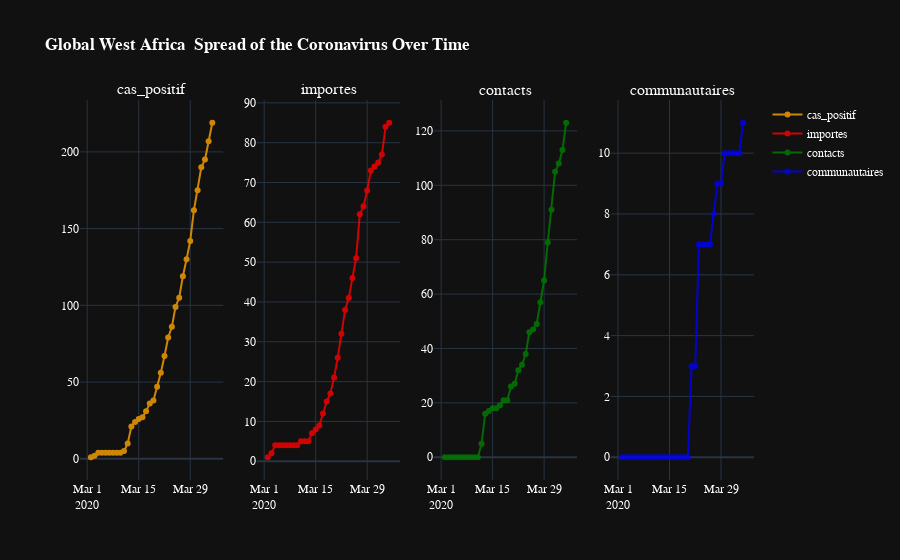

The notebook cell saved with this chart:
### Code cell
date_c = df.groupby('date')['cas_positif','importes','contacts','communautaires'].sum().reset_index()


from plotly.subplots import make_subplots
fig = make_subplots(rows=1, cols=4, subplot_titles=("cas_positif", "importes", "contacts",'communautaires'))

trace1 = go.Scatter(
                x=date_c['date'],
                y=date_c['cas_positif'].cumsum(),
                name="cas_positif",
                line_color='orange',
                mode='lines+markers',
                opacity=0.8)
trace2 = go.Scatter(
                x=date_c['date'],
                y=date_c['importes'].cumsum(),
                name="importes",
                line_color='red',
                mode='lines+markers',
                opacity=0.8)

trace3 = go.Scatter(
                x=date_c['date'],
                y=date_c['contacts'].cumsum(),
                name="contacts",
                mode='lines+markers',
                line_color='green',
                opacity=0.8)

trace4 = go.Scatter(
                x=date_c['date'],
                y=date_c['communautaires'].cumsum(),
                name="communautaires",
                line_color='blue',
                mode='lines+markers',
                opacity=0.8)

fig.append_trace(trace1, 1, 1)
fig.append_trace(trace2, 1, 2)
fig.append_trace(trace3, 1, 3)
fig.append_trace(trace4, 1, 4)
fig.update_layout(template="plotly_dark",title_text = '<b>Global West Africa  Spread of the Coronavirus Over Time </b>',
                  font=dict(family="Arial, Balto, Courier New, Droid Sans",color='white'))
fig.show()

### Figure 1 — Plotly figure (JSON) as saved in the notebook; plotly's stock layout.template omitted (floating-point values rounded to 4 significant figures)
{"data": [{"line": {"color": "orange"}, "mode": "lines+markers", "name": "cas_positif", "opacity": 0.8, "type": "scatter", "x": ["2020-03-02T00:00:00", "2020-03-03T00:00:00", "2020-03-04T00:00:00", "2020-03-05T00:00:00", "2020-03-06T00:00:00", "2020-03-07T00:00:00", "2020-03-08T00:00:00", "2020-03-09T00:00:00", "2020-03-10T00:00:00", "2020-03-11T00:00:00", "2020-03-12T00:00:00", "2020-03-13T00:00:00", "2020-03-14T00:00:00", "2020-03-15T00:00:00", "2020-03-16T00:00:00", "2020-03-17T00:00:00", "2020-03-18T00:00:00", "2020-03-19T00:00:00", "2020-03-20T00:00:00", "2020-03-21T00:00:00", "2020-03-22T00:00:00", "2020-03-23T00:00:00", "2020-03-24T00:00:00", "2020-03-25T00:00:00", "2020-03-26T00:00:00", "2020-03-27T00:00:00", "2020-03-28T00:00:00", "2020-03-29T00:00:00", "2020-03-30T00:00:00", "2020-03-31T00:00:00", "2020-04-01T00:00:00", "2020-04-02T00:00:00", "2020-04-03T00:00:00", "2020-04-04T00:00:00"], "xaxis": "x", "y": [1, 2, 4, 4, 4, 4, 4, 4, 4, 5, 10, 21, 24, 26, 27, 31, 36, 38, 47, 56, 67, 79, 86, 99, 105, 119, 130, 142, 162, 175, 190, 195, 207, 219], "yaxis": "y"}, {"line": {"color": "red"}, "mode": "lines+markers", "name": "importes", "opacity": 0.8, "type": "scatter", "x": ["2020-03-02T00:00:00", "2020-03-03T00:00:00", "2020-03-04T00:00:00", "2020-03-05T00:00:00", "2020-03-06T00:00:00", "2020-03-07T00:00:00", "2020-03-08T00:00:00", "2020-03-09T00:00:00", "2020-03-10T00:00:00", "2020-03-11T00:00:00", "2020-03-12T00:00:00", "2020-03-13T00:00:00", "2020-03-14T00:00:00", "2020-03-15T00:00:00", "2020-03-16T00:00:00", "2020-03-17T00:00:00", "2020-03-18T00:00:00", "2020-03-19T00:00:00", "2020-03-20T00:00:00", "2020-03-21T00:00:00", "2020-03-22T00:00:00", "2020-03-23T00:00:00", "2020-03-24T00:00:00", "2020-03-25T00:00:00", "2020-03-26T00:00:00", "2020-03-27T00:00:00", "2020-03-28T00:00:00", "2020-03-29T00:00:00", "2020-03-30T00:00:00", "2020-03-31T00:00:00", "2020-04-01T00:00:00", "2020-04-02T00:00:00", "2020-04-03T00:00:00", "2020-04-04T00:00:00"], "xaxis": "x2", "y": [1, 2, 4, 4, 4, 4, 4, 4, 4, 5, 5, 5, 7, 8, 9, 12, 15, 17, 21, 26, 32, 38, 41, 46, 51, 62, 64, 68, 73, 74, 75, 77, 84, 85], "yaxis": "y2"}, {"line": {"color": "green"}, "mode": "lines+markers", "name": "contacts", "opacity": 0.8, "type": "scatter", "x": ["2020-03-02T00:00:00", "2020-03-03T00:00:00", "2020-03-04T00:00:00", "2020-03-05T00:00:00", "2020-03-06T00:00:00", "2020-03-07T00:00:00", "2020-03-08T00:00:00", "2020-03-09T00:00:00", "2020-03-10T00:00:00", "2020-03-11T00:00:00", "2020-03-12T00:00:00", "2020-03-13T00:00:00", "2020-03-14T00:00:00", "2020-03-15T00:00:00", "2020-03-16T00:00:00", "2020-03-17T00:00:00", "2020-03-18T00:00:00", "2020-03-19T00:00:00", "2020-03-20T00:00:00", "2020-03-21T00:00:00", "2020-03-22T00:00:00", "2020-03-23T00:00:00", "2020-03-24T00:00:00", "2020-03-25T00:00:00", "2020-03-26T00:00:00", "2020-03-27T00:00:00", "2020-03-28T00:00:00", "2020-03-29T00:00:00", "2020-03-30T00:00:00", "2020-03-31T00:00:00", "2020-04-01T00:00:00", "2020-04-02T00:00:00", "2020-04-03T00:00:00", "2020-04-04T00:00:00"], "xaxis": "x3", "y": [0, 0, 0, 0, 0, 0, 0, 0, 0, 0, 5, 16, 17, 18, 18, 19, 21, 21, 26, 27, 32, 34, 38, 46, 47, 49, 57, 65, 79, 91, 105, 108, 113, 123], "yaxis": "y3"}, {"line": {"color": "blue"}, "mode": "lines+markers", "name": "communautaires", "opacity": 0.8, "type": "scatter", "x": ["2020-03-02T00:00:00", "2020-03-03T00:00:00", "2020-03-04T00:00:00", "2020-03-05T00:00:00", "2020-03-06T00:00:00", "2020-03-07T00:00:00", "2020-03-08T00:00:00", "2020-03-09T00:00:00", "2020-03-10T00:00:00", "2020-03-11T00:00:00", "2020-03-12T00:00:00", "2020-03-13T00:00:00", "2020-03-14T00:00:00", "2020-03-15T00:00:00", "2020-03-16T00:00:00", "2020-03-17T00:00:00", "2020-03-18T00:00:00", "2020-03-19T00:00:00", "2020-03-20T00:00:00", "2020-03-21T00:00:00", "2020-03-22T00:00:00", "2020-03-23T00:00:00", "2020-03-24T00:00:00", "2020-03-25T00:00:00", "2020-03-26T00:00:00", "2020-03-27T00:00:00", "2020-03-28T00:00:00", "2020-03-29T00:00:00", "2020-03-30T00:00:00", "2020-03-31T00:00:00", "2020-04-01T00:00:00", "2020-04-02T00:00:00", "2020-04-03T00:00:00", "2020-04-04T00:00:00"], "xaxis": "x4", "y": [0, 0, 0, 0, 0, 0, 0, 0, 0, 0, 0, 0, 0, 0, 0, 0, 0, 0, 0, 3, 3, 7, 7, 7, 7, 8, 9, 9, 10, 10, 10, 10, 10, 11], "yaxis": "y4"}], "layout": {"annotations": [{"font": {"size": 16}, "showarrow": false, "text": "cas_positif", "x": 0.1062, "xanchor": "center", "xref": "paper", "y": 1, "yanchor": "bottom", "yref": "paper"}, {"font": {"size": 16}, "showarrow": false, "text": "importes", "x": 0.3688, "xanchor": "center", "xref": "paper", "y": 1, "yanchor": "bottom", "yref": "paper"}, {"font": {"size": 16}, "showarrow": false, "text": "contacts", "x": 0.6313, "xanchor": "center", "xref": "paper", "y": 1, "yanchor": "bottom", "yref": "paper"}, {"font": {"size": 16}, "showarrow": false, "text": "communautaires", "x": 0.8938, "xanchor": "center", "xref": "paper", "y": 1, "yanchor": "bottom", "yref": "paper"}], "font": {"color": "white", "family": "Arial, Balto, Courier New, Droid Sans"}, "title": {"text": "<b>Global West Africa  Spread of the Coronavirus Over Time </b>"}, "xaxis": {"anchor": "y", "domain": [0, 0.2125]}, "xaxis2": {"anchor": "y2", "domain": [0.2625, 0.475]}, "xaxis3": {"anchor": "y3", "domain": [0.525, 0.7375]}, "xaxis4": {"anchor": "y4", "domain": [0.7875, 1]}, "yaxis": {"anchor": "x", "domain": [0, 1]}, "yaxis2": {"anchor": "x2", "domain": [0, 1]}, "yaxis3": {"anchor": "x3", "domain": [0, 1]}, "yaxis4": {"anchor": "x4", "domain": [0, 1]}}}
